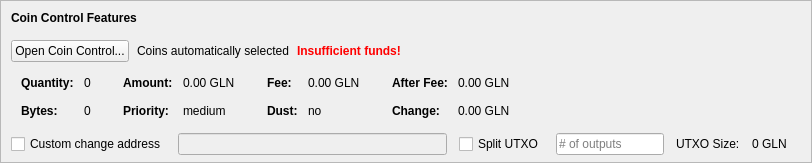
    <widget class="QFrame" name="frameCoinControl">
     <property name="sizePolicy">
      <sizepolicy hsizetype="Expanding" vsizetype="Expanding">
       <horstretch>0</horstretch>
       <verstretch>0</verstretch>
      </sizepolicy>
     </property>
     <property name="maximumSize">
      <size>
       <width>16777215</width>
       <height>16777215</height>
      </size>
     </property>
     <property name="frameShape">
      <enum>QFrame::StyledPanel</enum>
     </property>
     <property name="frameShadow">
      <enum>QFrame::Sunken</enum>
     </property>
     <layout class="QVBoxLayout" name="verticalLayoutCoinControl2">
      <property name="spacing">
       <number>0</number>
      </property>
      <property name="leftMargin">
       <number>0</number>
      </property>
      <property name="topMargin">
       <number>0</number>
      </property>
      <property name="rightMargin">
       <number>0</number>
      </property>
      <property name="bottomMargin">
       <number>6</number>
      </property>
      <item>
       <layout class="QVBoxLayout" name="verticalLayoutCoinControl" stretch="0,0,0,0,1">
        <property name="spacing">
         <number>0</number>
        </property>
        <property name="leftMargin">
         <number>10</number>
        </property>
        <property name="topMargin">
         <number>10</number>
        </property>
        <item>
         <layout class="QHBoxLayout" name="horizontalLayoutCoinControl1">
          <property name="bottomMargin">
           <number>15</number>
          </property>
          <item>
           <widget class="QLabel" name="labelCoinControlFeatures">
            <property name="sizePolicy">
             <sizepolicy hsizetype="Preferred" vsizetype="Maximum">
              <horstretch>0</horstretch>
              <verstretch>0</verstretch>
             </sizepolicy>
            </property>
            <property name="font">
             <font>
              <weight>75</weight>
              <bold>true</bold>
             </font>
            </property>
            <property name="styleSheet">
             <string notr="true">font-weight:bold;</string>
            </property>
            <property name="text">
             <string>Coin Control Features</string>
            </property>
           </widget>
          </item>
         </layout>
        </item>
        <item>
         <layout class="QHBoxLayout" name="horizontalLayoutCoinControl2" stretch="0,0,0,0">
          <property name="spacing">
           <number>8</number>
          </property>
          <property name="bottomMargin">
           <number>10</number>
          </property>
          <item>
           <widget class="QPushButton" name="pushButtonCoinControl">
            <property name="styleSheet">
             <string notr="true"/>
            </property>
            <property name="text">
             <string>Open Coin Control...</string>
            </property>
            <property name="autoDefault">
             <bool>false</bool>
            </property>
           </widget>
          </item>
          <item>
           <widget class="QLabel" name="labelCoinControlAutomaticallySelected">
            <property name="text">
             <string>Coins automatically selected</string>
            </property>
            <property name="margin">
             <number>5</number>
            </property>
           </widget>
          </item>
          <item>
           <widget class="QLabel" name="labelCoinControlInsuffFunds">
            <property name="font">
             <font>
              <weight>75</weight>
              <bold>true</bold>
             </font>
            </property>
            <property name="styleSheet">
             <string notr="true">color:red;font-weight:bold;</string>
            </property>
            <property name="text">
             <string>Insufficient funds!</string>
            </property>
            <property name="margin">
             <number>5</number>
            </property>
           </widget>
          </item>
          <item>
           <spacer name="horizontalSpacerCoinControl">
            <property name="orientation">
             <enum>Qt::Horizontal</enum>
            </property>
            <property name="sizeHint" stdset="0">
             <size>
              <width>40</width>
              <height>1</height>
             </size>
            </property>
           </spacer>
          </item>
         </layout>
        </item>
        <item>
         <widget class="QWidget" name="widgetCoinControl" native="true">
          <property name="sizePolicy">
           <sizepolicy hsizetype="Preferred" vsizetype="Preferred">
            <horstretch>0</horstretch>
            <verstretch>0</verstretch>
           </sizepolicy>
          </property>
          <property name="minimumSize">
           <size>
            <width>0</width>
            <height>0</height>
           </size>
          </property>
          <property name="styleSheet">
           <string notr="true"/>
          </property>
          <layout class="QHBoxLayout" name="horizontalLayoutCoinControl5">
           <property name="leftMargin">
            <number>0</number>
           </property>
           <property name="topMargin">
            <number>0</number>
           </property>
           <property name="rightMargin">
            <number>0</number>
           </property>
           <property name="bottomMargin">
            <number>0</number>
           </property>
           <item>
            <layout class="QHBoxLayout" name="horizontalLayoutCoinControl3" stretch="0,0,0,1">
             <property name="spacing">
              <number>20</number>
             </property>
             <property name="topMargin">
              <number>0</number>
             </property>
             <property name="bottomMargin">
              <number>10</number>
             </property>
             <item>
              <layout class="QFormLayout" name="formLayoutCoinControl1">
               <property name="horizontalSpacing">
                <number>10</number>
               </property>
               <property name="verticalSpacing">
                <number>14</number>
               </property>
               <property name="leftMargin">
                <number>10</number>
               </property>
               <property name="topMargin">
                <number>4</number>
               </property>
               <property name="rightMargin">
                <number>6</number>
               </property>
               <item row="0" column="0">
                <widget class="QLabel" name="labelCoinControlQuantityText">
                 <property name="font">
                  <font>
                   <weight>75</weight>
                   <bold>true</bold>
                  </font>
                 </property>
                 <property name="text">
                  <string>Quantity:</string>
                 </property>
                 <property name="margin">
                  <number>0</number>
                 </property>
                </widget>
               </item>
               <item row="0" column="1">
                <widget class="QLabel" name="labelCoinControlQuantity">
                 <property name="cursor">
                  <cursorShape>IBeamCursor</cursorShape>
                 </property>
                 <property name="contextMenuPolicy">
                  <enum>Qt::ActionsContextMenu</enum>
                 </property>
                 <property name="text">
                  <string notr="true">0</string>
                 </property>
                 <property name="margin">
                  <number>0</number>
                 </property>
                 <property name="textInteractionFlags">
                  <set>Qt::LinksAccessibleByMouse|Qt::TextSelectableByKeyboard|Qt::TextSelectableByMouse</set>
                 </property>
                </widget>
               </item>
               <item row="1" column="0">
                <widget class="QLabel" name="labelCoinControlBytesText">
                 <property name="font">
                  <font>
                   <weight>75</weight>
                   <bold>true</bold>
                  </font>
                 </property>
                 <property name="text">
                  <string>Bytes:</string>
                 </property>
                </widget>
               </item>
               <item row="1" column="1">
                <widget class="QLabel" name="labelCoinControlBytes">
                 <property name="cursor">
                  <cursorShape>IBeamCursor</cursorShape>
                 </property>
                 <property name="contextMenuPolicy">
                  <enum>Qt::ActionsContextMenu</enum>
                 </property>
                 <property name="text">
                  <string notr="true">0</string>
                 </property>
                 <property name="textInteractionFlags">
                  <set>Qt::LinksAccessibleByMouse|Qt::TextSelectableByKeyboard|Qt::TextSelectableByMouse</set>
                 </property>
                </widget>
               </item>
              </layout>
             </item>
             <item>
              <layout class="QFormLayout" name="formLayoutCoinControl2">
               <property name="horizontalSpacing">
                <number>10</number>
               </property>
               <property name="verticalSpacing">
                <number>14</number>
               </property>
               <property name="leftMargin">
                <number>6</number>
               </property>
               <property name="topMargin">
                <number>4</number>
               </property>
               <property name="rightMargin">
                <number>6</number>
               </property>
               <item row="0" column="0">
                <widget class="QLabel" name="labelCoinControlAmountText">
                 <property name="font">
                  <font>
                   <weight>75</weight>
                   <bold>true</bold>
                  </font>
                 </property>
                 <property name="text">
                  <string>Amount:</string>
                 </property>
                 <property name="margin">
                  <number>0</number>
                 </property>
                </widget>
               </item>
               <item row="0" column="1">
                <widget class="QLabel" name="labelCoinControlAmount">
                 <property name="cursor">
                  <cursorShape>IBeamCursor</cursorShape>
                 </property>
                 <property name="contextMenuPolicy">
                  <enum>Qt::ActionsContextMenu</enum>
                 </property>
                 <property name="text">
                  <string notr="true">0.00 GLN</string>
                 </property>
                 <property name="textInteractionFlags">
                  <set>Qt::LinksAccessibleByMouse|Qt::TextSelectableByKeyboard|Qt::TextSelectableByMouse</set>
                 </property>
                </widget>
               </item>
               <item row="1" column="0">
                <widget class="QLabel" name="labelCoinControlPriorityText">
                 <property name="font">
                  <font>
                   <weight>75</weight>
                   <bold>true</bold>
                  </font>
                 </property>
                 <property name="text">
                  <string>Priority:</string>
                 </property>
                </widget>
               </item>
               <item row="1" column="1">
                <widget class="QLabel" name="labelCoinControlPriority">
                 <property name="cursor">
                  <cursorShape>IBeamCursor</cursorShape>
                 </property>
                 <property name="contextMenuPolicy">
                  <enum>Qt::ActionsContextMenu</enum>
                 </property>
                 <property name="text">
                  <string>medium</string>
                 </property>
                 <property name="textInteractionFlags">
                  <set>Qt::LinksAccessibleByMouse|Qt::TextSelectableByKeyboard|Qt::TextSelectableByMouse</set>
                 </property>
                </widget>
               </item>
              </layout>
             </item>
             <item>
              <layout class="QFormLayout" name="formLayoutCoinControl3">
               <property name="horizontalSpacing">
                <number>10</number>
               </property>
               <property name="verticalSpacing">
                <number>14</number>
               </property>
               <property name="leftMargin">
                <number>6</number>
               </property>
               <property name="topMargin">
                <number>4</number>
               </property>
               <property name="rightMargin">
                <number>6</number>
               </property>
               <item row="0" column="0">
                <widget class="QLabel" name="labelCoinControlFeeText">
                 <property name="font">
                  <font>
                   <weight>75</weight>
                   <bold>true</bold>
                  </font>
                 </property>
                 <property name="text">
                  <string>Fee:</string>
                 </property>
                 <property name="margin">
                  <number>0</number>
                 </property>
                </widget>
               </item>
               <item row="0" column="1">
                <widget class="QLabel" name="labelCoinControlFee">
                 <property name="cursor">
                  <cursorShape>IBeamCursor</cursorShape>
                 </property>
                 <property name="contextMenuPolicy">
                  <enum>Qt::ActionsContextMenu</enum>
                 </property>
                 <property name="text">
                  <string notr="true">0.00 GLN</string>
                 </property>
                 <property name="textInteractionFlags">
                  <set>Qt::LinksAccessibleByMouse|Qt::TextSelectableByKeyboard|Qt::TextSelectableByMouse</set>
                 </property>
                </widget>
               </item>
               <item row="1" column="0">
                <widget class="QLabel" name="labelCoinControlLowOutputText">
                 <property name="font">
                  <font>
                   <weight>75</weight>
                   <bold>true</bold>
                  </font>
                 </property>
                 <property name="text">
                  <string>Dust:</string>
                 </property>
                </widget>
               </item>
               <item row="1" column="1">
                <widget class="QLabel" name="labelCoinControlLowOutput">
                 <property name="cursor">
                  <cursorShape>IBeamCursor</cursorShape>
                 </property>
                 <property name="contextMenuPolicy">
                  <enum>Qt::ActionsContextMenu</enum>
                 </property>
                 <property name="text">
                  <string>no</string>
                 </property>
                 <property name="textInteractionFlags">
                  <set>Qt::LinksAccessibleByMouse|Qt::TextSelectableByKeyboard|Qt::TextSelectableByMouse</set>
                 </property>
                </widget>
               </item>
              </layout>
             </item>
             <item>
              <layout class="QFormLayout" name="formLayoutCoinControl4">
               <property name="horizontalSpacing">
                <number>10</number>
               </property>
               <property name="verticalSpacing">
                <number>14</number>
               </property>
               <property name="leftMargin">
                <number>6</number>
               </property>
               <property name="topMargin">
                <number>4</number>
               </property>
               <property name="rightMargin">
                <number>6</number>
               </property>
               <item row="0" column="0">
                <widget class="QLabel" name="labelCoinControlAfterFeeText">
                 <property name="font">
                  <font>
                   <weight>75</weight>
                   <bold>true</bold>
                  </font>
                 </property>
                 <property name="text">
                  <string>After Fee:</string>
                 </property>
                 <property name="margin">
                  <number>0</number>
                 </property>
                </widget>
               </item>
               <item row="0" column="1">
                <widget class="QLabel" name="labelCoinControlAfterFee">
                 <property name="cursor">
                  <cursorShape>IBeamCursor</cursorShape>
                 </property>
                 <property name="contextMenuPolicy">
                  <enum>Qt::ActionsContextMenu</enum>
                 </property>
                 <property name="text">
                  <string notr="true">0.00 GLN</string>
                 </property>
                 <property name="textInteractionFlags">
                  <set>Qt::LinksAccessibleByMouse|Qt::TextSelectableByKeyboard|Qt::TextSelectableByMouse</set>
                 </property>
                </widget>
               </item>
               <item row="1" column="0">
                <widget class="QLabel" name="labelCoinControlChangeText">
                 <property name="font">
                  <font>
                   <weight>75</weight>
                   <bold>true</bold>
                  </font>
                 </property>
                 <property name="text">
                  <string>Change:</string>
                 </property>
                </widget>
               </item>
               <item row="1" column="1">
                <widget class="QLabel" name="labelCoinControlChange">
                 <property name="cursor">
                  <cursorShape>IBeamCursor</cursorShape>
                 </property>
                 <property name="contextMenuPolicy">
                  <enum>Qt::ActionsContextMenu</enum>
                 </property>
                 <property name="text">
                  <string notr="true">0.00 GLN</string>
                 </property>
                 <property name="textInteractionFlags">
                  <set>Qt::LinksAccessibleByMouse|Qt::TextSelectableByKeyboard|Qt::TextSelectableByMouse</set>
                 </property>
                </widget>
               </item>
              </layout>
             </item>
            </layout>
           </item>
          </layout>
         </widget>
        </item>
        <item>
         <layout class="QHBoxLayout" name="horizontalLayoutCoinControl4" stretch="0,0,0,0,0,0,0">
          <property name="spacing">
           <number>12</number>
          </property>
          <property name="sizeConstraint">
           <enum>QLayout::SetDefaultConstraint</enum>
          </property>
          <property name="topMargin">
           <number>5</number>
          </property>
          <property name="rightMargin">
           <number>5</number>
          </property>
          <item>
           <widget class="QCheckBox" name="checkBoxCoinControlChange">
            <property name="toolTip">
             <string>If this is activated, but the change address is empty or invalid, change will be sent to a newly generated address.</string>
            </property>
            <property name="text">
             <string>Custom change address</string>
            </property>
           </widget>
          </item>
          <item>
           <widget class="QValidatedLineEdit" name="lineEditCoinControlChange">
            <property name="enabled">
             <bool>false</bool>
            </property>
            <property name="sizePolicy">
             <sizepolicy hsizetype="Expanding" vsizetype="Fixed">
              <horstretch>0</horstretch>
              <verstretch>0</verstretch>
             </sizepolicy>
            </property>
           </widget>
          </item>
          <item>
           <widget class="QCheckBox" name="splitBlockCheckBox">
            <property name="text">
             <string>Split UTXO</string>
            </property>
           </widget>
          </item>
          <item>
           <widget class="QLineEdit" name="splitBlockLineEdit">
            <property name="sizePolicy">
             <sizepolicy hsizetype="Fixed" vsizetype="Fixed">
              <horstretch>50</horstretch>
              <verstretch>0</verstretch>
             </sizepolicy>
            </property>
            <property name="placeholderText">
             <string># of outputs</string>
            </property>
           </widget>
          </item>
          <item>
           <widget class="QLabel" name="labelBlockSizeText">
            <property name="text">
             <string>UTXO Size:</string>
            </property>
           </widget>
          </item>
          <item>
           <widget class="QLabel" name="labelBlockSize">
            <property name="text">
             <string>0 GLN</string>
            </property>
           </widget>
          </item>
          <item>
           <widget class="QLabel" name="labelCoinControlChangeLabel">
            <property name="sizePolicy">
             <sizepolicy hsizetype="Preferred" vsizetype="Expanding">
              <horstretch>0</horstretch>
              <verstretch>0</verstretch>
             </sizepolicy>
            </property>
            <property name="minimumSize">
             <size>
              <width>0</width>
              <height>0</height>
             </size>
            </property>
            <property name="text">
             <string/>
            </property>
            <property name="margin">
             <number>3</number>
            </property>
           </widget>
          </item>
         </layout>
        </item>
        <item>
         <spacer name="verticalSpacerCoinControl">
          <property name="orientation">
           <enum>Qt::Vertical</enum>
          </property>
          <property name="sizeHint" stdset="0">
           <size>
            <width>800</width>
            <height>1</height>
           </size>
          </property>
         </spacer>
        </item>
       </layout>
      </item>
     </layout>
    </widget>
